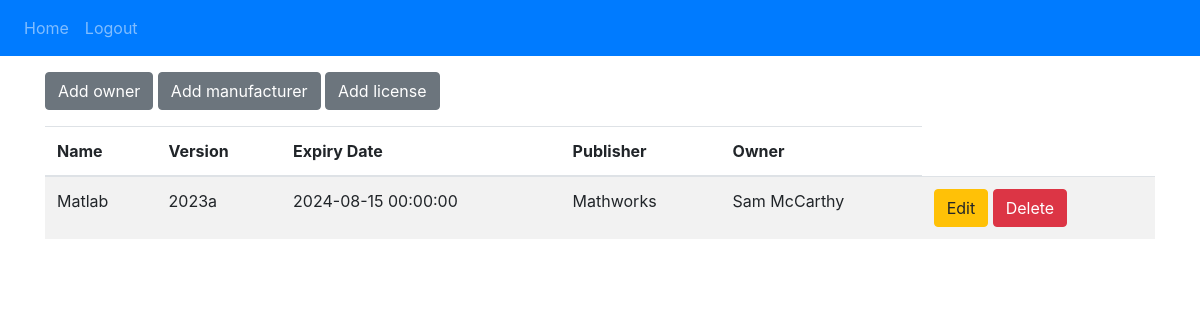
Before: / (signed in) with the older database file.
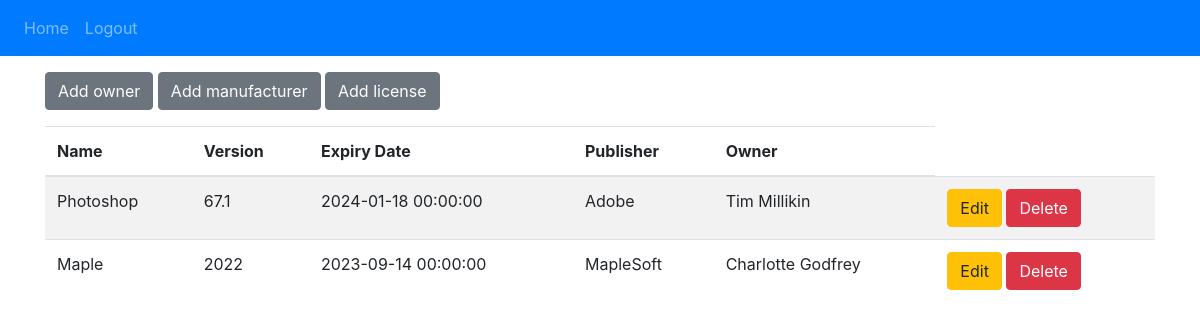
After: the same page with the newer database file.
### surreylm/database_models.py (models this page shows)
class Software(db.Model):
    __tablename__ = 'software'
    id = db.Column(db.Integer, primary_key=True)
    name = db.Column(db.Text)
    version = db.Column(db.Text)
    license_expiry = db.Column(db.DateTime)
    vendor_id = db.Column(db.Integer, db.ForeignKey('vendors.id'))
    vendor = db.relationship('Vendor', backref='software')
    academic_id = db.Column(db.Integer, db.ForeignKey('software_owners.id'))
    owner = db.relationship('Software_owner', backref='software')

class Vendor(db.Model):
    __tablename__ = 'vendors'
    id = db.Column(db.Integer, primary_key=True)
    name = db.Column(db.Text)
    phone = db.Column(db.Text)
    email = db.Column(db.Text)

class Software_owner(db.Model):
    __tablename__ = 'software_owners'
    id = db.Column(db.Integer, primary_key=True)
    email = db.Column(db.Text, unique=True)
    first_name = db.Column(db.Text)
    last_name = db.Column(db.Text)
    phone_extension = db.Column(db.Text)

### surreylm/views.py (the view)
@views.route('/')
@login_required
def home():
    software = Software.query.all()
    return render_template("home.html", user=current_user, software=software)

### surreylm/__init__.py (called while the page is built)
def create_app():
    app = Flask(__name__)
    app.config['SECRET_KEY'] = 'gdwjama bbawdjkwjdw'
    app.config['SQLALCHEMY_DATABASE_URI'] = f'sqlite:///{DB_NAME}'
    db.init_app(app)
    from .views import views
    from .auth import auth
    app.register_blueprint(views, url_prefix='/')
    app.register_blueprint(auth, url_prefix='/')
    from .database_models import User, Software_owner, Vendor, Software
    with app.app_context():
        db.create_all()
    login_manager = LoginManager()
    login_manager.login_view = 'auth.login'
    login_manager.init_app(app)
    @login_manager.user_loader
    def load_user(id):
        return User.query.get(int(id))
    return app

### surreylm/templates/home.html
{% extends "base.html" %} {% block title %}Home{% endblock %}
{% block content %}
<a href="/add_owner" class="btn btn-secondary my-3">Add owner</a> <a href="/add_vendor" class="btn btn-secondary my-3">Add manufacturer</a> <a href="/add_software" class="btn btn-secondary my-3">Add license</a>
<table class="table table-striped">
  <thead>
    <tr>
      <th scope="col">Name</th>
      <th scope="col">Version</th>
      <th scope="col">Expiry Date</th>
      <th scope="col">Publisher</th>
      <th scope="col">Owner</th>
    </tr>
  </thead>
  <tbody>
    {% for software in software %}
    <tr>
      <td>{{software.name}}</td>
      <td>{{software.version}} </td>
      <td>{{software.license_expiry}} </td>
      <td>{{software.vendor.name}} </td>
      <td>{{software.owner.first_name}} {{software.owner.last_name}}</td>
      <td>
        <a href="/edit_software/{{software.id}}" class="btn btn-warning">Edit</a>
        {% if current_user.admin %}
        <a href="/delete_software/{{software.id}}" class="btn btn-danger">Delete</a>
        {% endif %}
    </tr>
    {% endfor %}
  </tbody>
</table>
{% endblock %}

### surreylm/templates/base.html (shortened to what this page needs)
<!DOCTYPE html>
<html>
  <head>
    <link
      rel="stylesheet"
      href="https://stackpath.bootstrapcdn.com/bootstrap/4.4.1/css/bootstrap.min.css"
    />
    <link
      rel="stylesheet"
      href="https://stackpath.bootstrapcdn.com/font-awesome/4.7.0/css/font-awesome.min.css"
    />
  </head>
  <body>
    <nav class="navbar navbar-expand-lg navbar-dark bg-primary">
      <div class="collapse navbar-collapse" id="navbar">
        <div class="navbar-nav">
          {% if user.is_authenticated %}
          <a class="nav-item nav-link" id="home" href="/">Home</a>
          <a class="nav-item nav-link" id="logout" href="/logout">Logout</a>
          {% else %}
          <a class="nav-item nav-link" id="login" href="/login">Login</a>
          <a class="nav-item nav-link" id="register" href="/register">Register</a>
          {% endif %}
        </div>
      </div>
    </nav>
    <div class="container">
      {% block content %}{% endblock %}
  </body>
</html>

Changed rows visible on the page:
removed Software: name "Matlab", version "2023a", license_expiry "2024-08-15 00:00:00", vendor.name "Mathworks", owner.first_name "Sam", owner.last_name "McCarthy"
added Software: name "Photoshop", version "67.1", license_expiry "2024-01-18 00:00:00", vendor.name "Adobe", owner.first_name "Tim", owner.last_name "Millikin"
added Software: name "Maple", version "2022", license_expiry "2023-09-14 00:00:00", vendor.name "MapleSoft", owner.first_name "Charlotte", owner.last_name "Godfrey"
